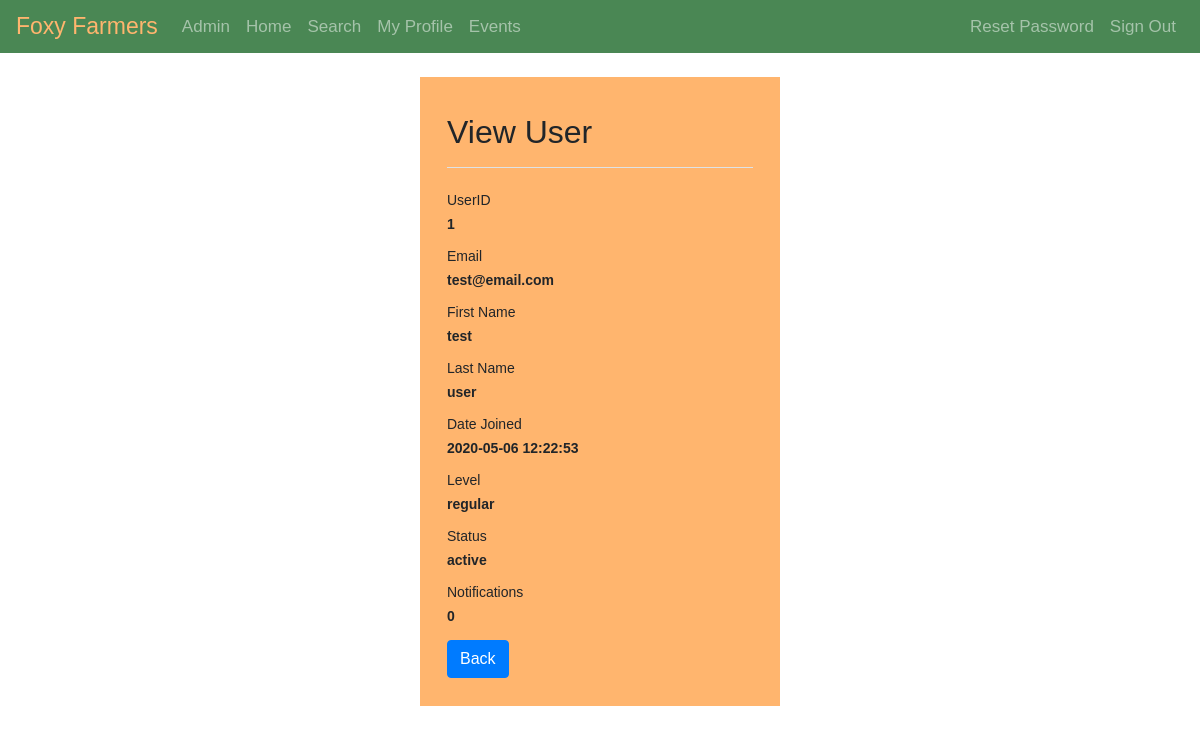
The app's page /pages/admin/user-read.php?userID=1 (signed in) with its own data.
### tables this page shows
CREATE TABLE user (
  userID INT NOT NULL,
  firstName VARCHAR(128) NOT NULL,
  lastName VARCHAR(128) NOT NULL,
  email VARCHAR(128) NOT NULL UNIQUE,
  password VARCHAR(256) NOT NULL,
  dateJoined DATETIME NULL DEFAULT CURRENT_TIMESTAMP, 
  accessLevel ENUM("regular", "premium", "admin") NULL DEFAULT "regular",
  status ENUM("active", "banned", "suspended") NULL DEFAULT "active",
  notifications INT NULL DEFAULT 0
);

### pages/admin/user-read.php (the view, shortened to what this page needs)
<?php
require_once "../../utilities/config.php";
if(isset($_GET["userID"]) && !empty(trim($_GET["userID"]))){
    $sql = "SELECT * FROM user WHERE userID = ?";
    if($stmt = mysqli_prepare($link, $sql)){
        mysqli_stmt_bind_param($stmt, "i", $param_userID);
        if(mysqli_stmt_execute($stmt)){
            $result = mysqli_stmt_get_result($stmt);
            if(mysqli_num_rows($result) == 1){
                $row = mysqli_fetch_array($result, MYSQLI_ASSOC);
            } else{
                header("location: admin-error.php");
                exit();
            }
        } else{
            echo "Oops! Something went wrong. Please try again later.";
        }
    }
} else{
    header("location: admin-error.php");
    exit();
}
?>
    <div class="wrapper wrapper-admin-narrow">
        <div class="container-fluid">
            <div class="row">
                <div class="col-md-12">
                    <div class="pb-2 mt-4 mb-4 border-bottom">
                        <h2>View User</h2>
                    </div>
                    <div class="form-group">
                        <label>UserID</label>
                        <p class="form-control-static"><?php echo '<b>' . $row["userID"] . '</b>' ; ?></p>
                    </div>
                    <div class="form-group">
                        <label>Email</label>
                        <p class="form-control-static"><?php echo '<b>' .  $row["email"] . '</b>'; ?></p>
                    </div>
					<div class="form-group">
                        <label>First Name</label>
                        <p class="form-control-static"><?php echo '<b>' .  $row["firstName"] . '</b>'; ?></p>
                    </div>
					<div class="form-group">
                        <label>Last Name</label>
                        <p class="form-control-static"><?php echo '<b>' .  $row["lastName"] . '</b>'; ?></p>
                    </div>
					<div class="form-group">
                        <label>Date Joined</label>
                        <p class="form-control-static"><?php echo '<b>' .  $row["dateJoined"] . '</b>'; ?></p>
                    </div>
					<div class="form-group">
                        <label>Level</label>
                        <p class="form-control-static"><?php echo '<b>' .  $row["accessLevel"] . '</b>'; ?></p>
                    </div>
					<div class="form-group">
                        <label>Status</label>
                        <p class="form-control-static"><?php echo '<b>' .  $row["status"] . '</b>'; ?></p>
                    </div>
					<div class="form-group">
                        <label>Notifications</label>
                        <p class="form-control-static"><?php echo '<b>' .  $row["notifications"] . '</b>'; ?></p>
                    </div>
                    <p><a href="user-home.php" class="btn btn-primary">Back</a></p>
                </div>
            </div>
        </div>
    </div>

### style/style.css (style rules this page uses)
* { -webkit-box-sizing: border-box; -moz-box-sizing: border-box; -ms-box-sizing: border-box; box-sizing: border-box; }
:root { --main-orange-color: rgb(255,181,110); --main-orange-color-inner-shadow: rgba(202, 126, 54, 0.8); --main-orange-color-outer-shadow: rgba(0, 0, 0, 0.5); --main-green-color: hsl(130, 29%, 41%); }
body { font: 14px sans-serif; background-image: url("../images/site-photos/background.png"); background-color: white; background-attachment: fixed; background-position: 50% 50%; // 3rdMay2020 Centre Background Image RM }
.wrapper { width: 30%; padding: 1%; margin: 2% auto; background-color: var(--main-orange-color); }
.navbar { background-color: var(--main-green-color); }
.navbar .navbar-brand { color: var(--main-orange-color); font-size: 23px; }
.navbar .nav-item { font-size: 17px; }

### records on screen
user: userID "1", email "test@email.com", firstName "test", lastName "user", dateJoined "2020-05-06 12:22:53", accessLevel "regular", status "active", notifications "0"
